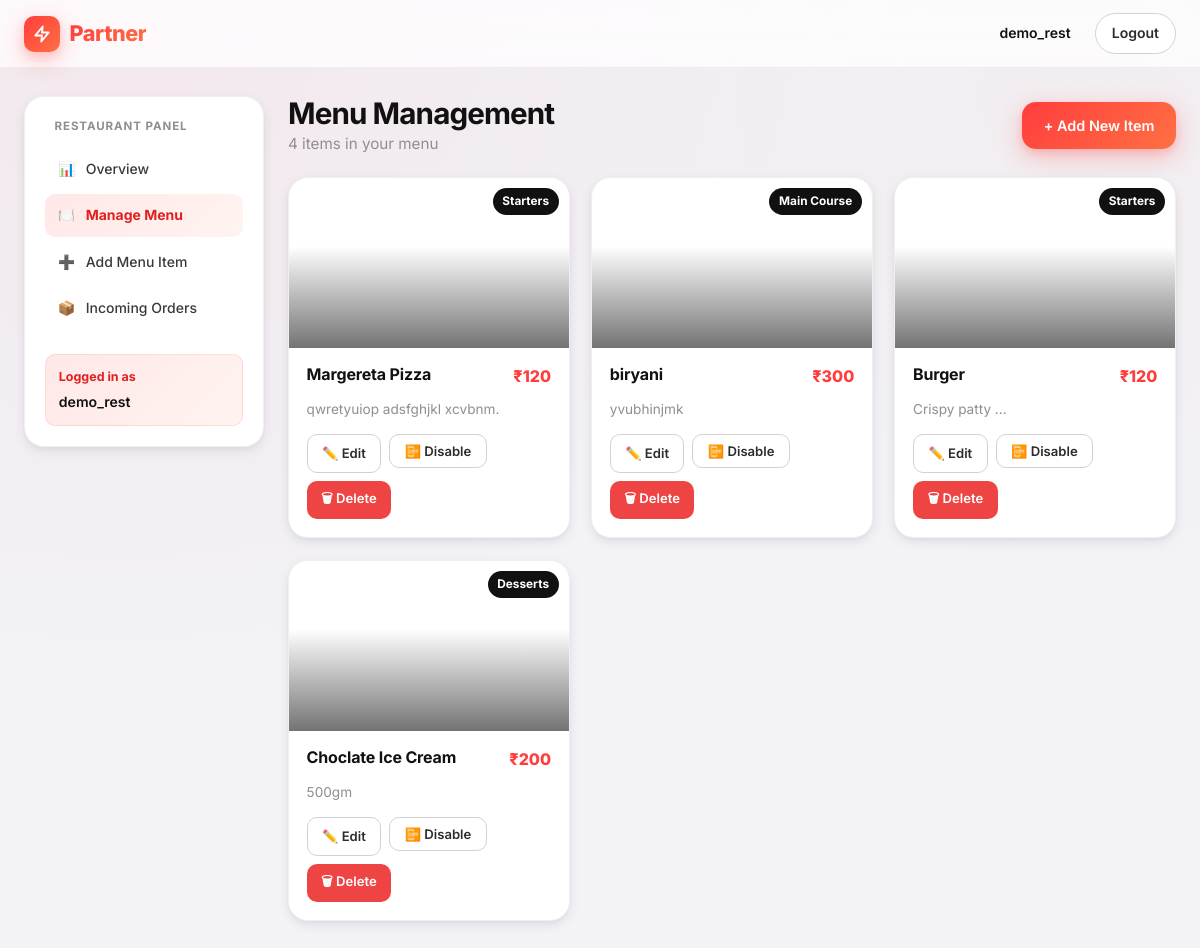
The page /restaurant/menu/manage (signed in) on the database its author committed.
### models.py (models this page shows)
class User(db.Model, UserMixin):
    id = db.Column(db.Integer, primary_key=True)
    username = db.Column(db.String(150), nullable=False)
    email = db.Column(db.String(150), unique=True, nullable=False)
    password = db.Column(db.String(60), nullable=False)
    role = db.Column(db.String(20), nullable=False, default='user') # 'user', 'restaurant', 'delivery'
    phone = db.Column(db.String(20), nullable=True)
    address = db.Column(db.Text, nullable=True)
    menus = db.relationship('MenuItem', backref='restaurant', lazy=True, foreign_keys='MenuItem.restaurant_id')
    orders = db.relationship('Order', backref='customer', lazy=True, foreign_keys='Order.user_id')
    restaurant_orders = db.relationship('Order', backref='restaurant', lazy=True, foreign_keys='Order.restaurant_id')
    delivery_assignments = db.relationship('Order', backref='delivery_partner', lazy=True, foreign_keys='Order.delivery_partner_id')
    cart_items = db.relationship('CartItem', backref='user', lazy=True)

class MenuItem(db.Model):
    id = db.Column(db.Integer, primary_key=True)
    name = db.Column(db.String(100), nullable=False)
    description = db.Column(db.Text, nullable=True)
    price = db.Column(db.Float, nullable=False)
    category = db.Column(db.String(50), nullable=False)
    image_url = db.Column(db.String(200), nullable=True, default='default_food.jpg')
    restaurant_id = db.Column(db.Integer, db.ForeignKey('user.id'), nullable=False)
    is_active = db.Column(db.Boolean, default=True)

### routes/restaurant_routes.py (the view)
@restaurant_bp.route('/menu/manage')
@login_required
def manage_menu():
    menu_items = MenuItem.query.filter_by(restaurant_id=current_user.id).all()
    return render_template('restaurant/manage_menu.html', menu_items=menu_items)

### routes/restaurant_routes.py (called while the page is built)
@restaurant_bp.before_request
def check_role():
    if current_user.is_authenticated and current_user.role != 'restaurant':
        flash('Please login as a restaurant.', 'warning')
        return redirect(url_for('auth.login', role='restaurant'))

### templates/restaurant/manage_menu.html (shortened to what this page needs)
{% extends 'base_restaurant.html' %}
{% block content %}
<div class="section-header fade-up">
    <div>
        <h1 class="section-title">Menu Management</h1>
        <p class="section-subtitle">{{ menu_items|length }} item{{ 's' if menu_items|length != 1 else '' }} in your menu</p>
    </div>
    <a href="{{ url_for('restaurant.add_menu') }}" class="btn btn-primary" id="addItemBtn">+ Add New Item</a>
</div>
{% if menu_items %}
<div class="grid fade-up-1">
    {% for item in menu_items %}
    <div class="card {% if not item.is_active %}item-inactive{% endif %}" id="menuItem-{{ item.id }}" style="display:flex;flex-direction:column;">
        <div class="restaurant-image"
            style="height:170px;background-image:url('{{ item.image_url if item.image_url and item.image_url != 'default_food.jpg' else 'https://images.unsplash.com/photo-1546069901-ba9599a7e63c?auto=format&fit=crop&q=80&w=600' }}');position:relative;">
            <span style="position:absolute;top:10px;right:10px;z-index:2;background:var(--ink-900);color:#fff;padding:.25rem .6rem;border-radius:var(--r-full);font-size:.74rem;font-weight:700;">
                {{ item.category }}
            </span>
        </div>
        <div class="card-content" style="flex:1;display:flex;flex-direction:column;">
            <div class="card-title-row">
                <h3 style="font-size:1rem;">{{ item.name }}</h3>
                <span style="font-weight:800;color:var(--brand-red);flex-shrink:0;">₹{{ '%.0f' % item.price }}</span>
            </div>
            {% if item.description %}
            <p class="meta" style="flex:1;margin:.3rem 0 .9rem;line-height:1.5;">{{ item.description[:80] }}{% if item.description|length > 80 %}…{% endif %}</p>
            {% endif %}
            <div style="display:flex;gap:.5rem;flex-wrap:wrap;margin-top:auto;">
                <a href="{{ url_for('restaurant.edit_menu', item_id=item.id) }}" class="btn btn-outline btn-sm" id="editItem-{{ item.id }}">
                    ✏️ Edit
                </a>
                <form action="{{ url_for('restaurant.toggle_menu_status', item_id=item.id) }}" method="POST" style="margin:0;">
                    <button type="submit" class="btn btn-sm {% if item.is_active %}btn-outline{% else %}btn-primary{% endif %}" id="toggleItem-{{ item.id }}">
                        {% if item.is_active %}📴 Disable{% else %}✅ Enable{% endif %}
                    </button>
                </form>
                <form action="{{ url_for('restaurant.delete_menu', item_id=item.id) }}" method="POST" style="margin:0;"
                    onsubmit="return confirm('Delete \'{{ item.name }}\'? This cannot be undone.');">
                    <button type="submit" class="btn btn-sm btn-danger" id="deleteItem-{{ item.id }}">🗑 Delete</button>
                </form>
            </div>
        </div>
    </div>
    {% endfor %}
</div>
{% endif %}
{% endblock %}

### templates/base_restaurant.html (shortened to what this page needs)
<!DOCTYPE html>
<html lang="en">
<head>
    <link rel="stylesheet" href="{{ url_for('static', filename='css/style.css') }}">
</head>
<body>
    <nav class="topbar" id="topbar">
        <div class="topbar-inner">
            <a href="{{ url_for('restaurant.dashboard') }}" class="brand">
                <span class="brand-mark"><svg width="18" height="18" viewBox="0 0 24 24" fill="none" stroke="currentColor" stroke-width="2.5" stroke-linecap="round" stroke-linejoin="round"><polygon points="13 2 3 14 12 14 11 22 21 10 12 10 13 2"></polygon></svg></span>
                <span class="brand-text">Partner</span>
            </a>
            <div class="nav-actions">
                <span style="font-weight:600; font-size:0.875rem; margin-right:1rem;">{{ current_user.username }}</span>
                <a href="{{ url_for('auth.logout') }}" class="nav-button secondary">Logout</a>
            </div>
        </div>
    </nav>
    <main class="container page-shell">
        <div class="dashboard-layout">
            <aside class="sidebar-nav fade-up">
                <h4>Restaurant Panel</h4>
                <a href="{{ url_for('restaurant.dashboard') }}" class="nav-item {% if request.endpoint == 'restaurant.dashboard' %}active{% endif %}" id="navOverview">
                    <span>📊</span> Overview
                </a>
                <a href="{{ url_for('restaurant.manage_menu') }}" class="nav-item {% if request.endpoint == 'restaurant.manage_menu' %}active{% endif %}" id="navManageMenu">
                    <span>🍽️</span> Manage Menu
                </a>
                <a href="{{ url_for('restaurant.add_menu') }}" class="nav-item {% if request.endpoint == 'restaurant.add_menu' %}active{% endif %}" id="navAddItem">
                    <span>➕</span> Add Menu Item
                </a>
                <a href="{{ url_for('restaurant.orders') }}" class="nav-item {% if request.endpoint == 'restaurant.orders' %}active{% endif %}" id="navOrders">
                    <span>📦</span> Incoming Orders
                </a>
                <div style="margin-top:1.5rem;padding:.75rem .8rem;background:var(--brand-gradient-soft);border-radius:var(--r-sm);border:1px solid rgba(255,61,61,0.12);">
                    <div style="font-size:.78rem;font-weight:700;color:var(--brand-red-dark);margin-bottom:.25rem;">Logged in as</div>
                    <div style="font-weight:600;font-size:.88rem;color:var(--ink-900);">{{ current_user.username }}</div>
                </div>
            </aside>
            <div class="fade-up-1">
                {% block content %}{% endblock %}
            </div>
        </div>
    </main>
</body>
</html>

### rows shown on the page
User: username "demo_rest"
MenuItem: category "Starters", name "Margereta Pizza", price "120", description "qwretyuiop adsfghjkl xcvbnm.", is_active "📴 Disable"
MenuItem: category "Main Course", name "biryani", price "300", description "yvubhinjmk", is_active "📴 Disable"
MenuItem: category "Starters", name "Burger", price "120", description "Crispy patty ...", is_active "📴 Disable"
MenuItem: category "Desserts", name "Choclate Ice Cream", price "200", description "500gm", is_active "📴 Disable"

### other values the page prints
{{ menu_items|length }} "4"
{{ 's' if menu_items|length != 1 else '' }} "s"
